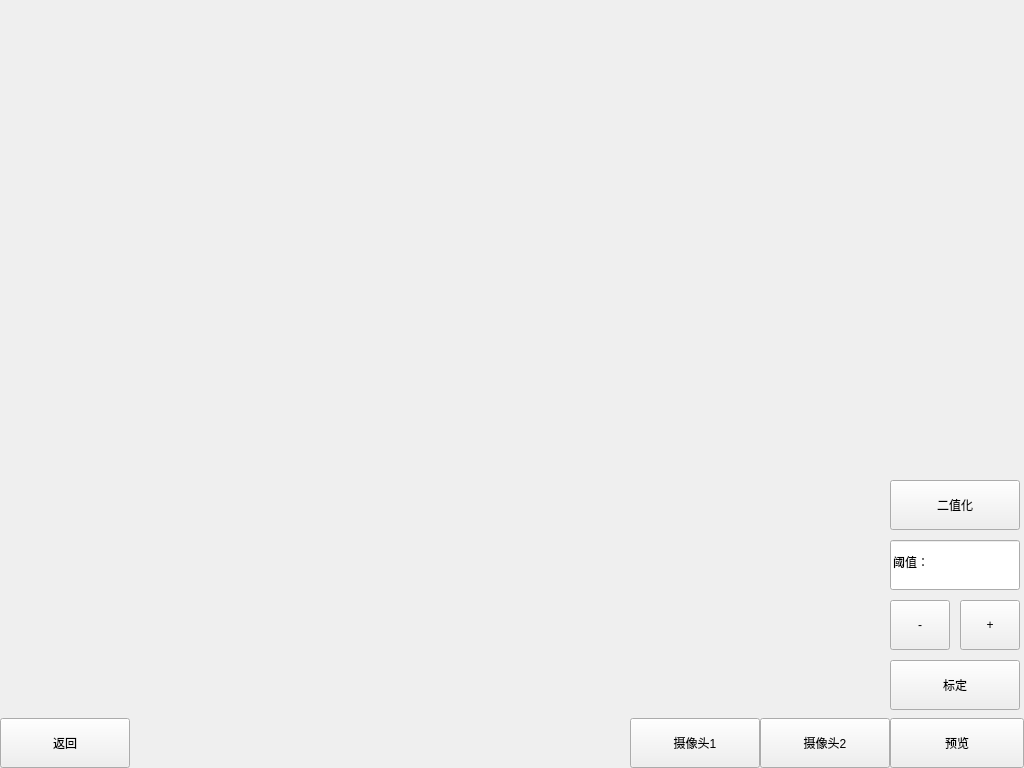
<?xml version="1.0" encoding="UTF-8"?>
<ui version="4.0">
 <class>FormCameraCalib</class>
 <widget class="QWidget" name="FormCameraCalib">
  <property name="geometry">
   <rect>
    <x>0</x>
    <y>0</y>
    <width>1024</width>
    <height>768</height>
   </rect>
  </property>
  <property name="windowTitle">
   <string>FormCameraCalib</string>
  </property>
  <widget class="QStackedWidget" name="page">
   <property name="geometry">
    <rect>
     <x>0</x>
     <y>0</y>
     <width>1024</width>
     <height>718</height>
    </rect>
   </property>
   <property name="currentIndex">
    <number>1</number>
   </property>
   <widget class="CameraWidgetCalib" name="page_1">
    <widget class="QPushButton" name="calib_1">
     <property name="geometry">
      <rect>
       <x>890</x>
       <y>660</y>
       <width>130</width>
       <height>50</height>
      </rect>
     </property>
     <property name="text">
      <string>标定</string>
     </property>
    </widget>
    <widget class="QPushButton" name="ezh_1">
     <property name="geometry">
      <rect>
       <x>890</x>
       <y>480</y>
       <width>130</width>
       <height>50</height>
      </rect>
     </property>
     <property name="text">
      <string>二值化</string>
     </property>
     <property name="checkable">
      <bool>true</bool>
     </property>
    </widget>
    <widget class="QImageLineEdit" name="yz_1">
     <property name="geometry">
      <rect>
       <x>890</x>
       <y>540</y>
       <width>130</width>
       <height>50</height>
      </rect>
     </property>
     <property name="whatsThis">
      <string>包装速度：?</string>
     </property>
     <property name="text">
      <string>阈值：</string>
     </property>
    </widget>
    <widget class="QPushButton" name="yzjian_1">
     <property name="geometry">
      <rect>
       <x>890</x>
       <y>600</y>
       <width>60</width>
       <height>50</height>
      </rect>
     </property>
     <property name="text">
      <string>-</string>
     </property>
     <property name="autoRepeat">
      <bool>true</bool>
     </property>
    </widget>
    <widget class="QPushButton" name="yzjia_1">
     <property name="geometry">
      <rect>
       <x>960</x>
       <y>600</y>
       <width>60</width>
       <height>50</height>
      </rect>
     </property>
     <property name="text">
      <string>+</string>
     </property>
     <property name="autoRepeat">
      <bool>true</bool>
     </property>
    </widget>
   </widget>
   <widget class="CameraWidgetCalib" name="page_2">
    <widget class="QPushButton" name="calib_2">
     <property name="geometry">
      <rect>
       <x>890</x>
       <y>660</y>
       <width>130</width>
       <height>50</height>
      </rect>
     </property>
     <property name="text">
      <string>标定</string>
     </property>
    </widget>
    <widget class="QPushButton" name="ezh_2">
     <property name="geometry">
      <rect>
       <x>890</x>
       <y>480</y>
       <width>130</width>
       <height>50</height>
      </rect>
     </property>
     <property name="text">
      <string>二值化</string>
     </property>
     <property name="checkable">
      <bool>true</bool>
     </property>
    </widget>
    <widget class="QPushButton" name="yzjian_2">
     <property name="geometry">
      <rect>
       <x>890</x>
       <y>600</y>
       <width>60</width>
       <height>50</height>
      </rect>
     </property>
     <property name="text">
      <string>-</string>
     </property>
     <property name="autoRepeat">
      <bool>true</bool>
     </property>
    </widget>
    <widget class="QImageLineEdit" name="yz_2">
     <property name="geometry">
      <rect>
       <x>890</x>
       <y>540</y>
       <width>130</width>
       <height>50</height>
      </rect>
     </property>
     <property name="whatsThis">
      <string>包装速度：?</string>
     </property>
     <property name="text">
      <string>阈值：</string>
     </property>
    </widget>
    <widget class="QPushButton" name="yzjia_2">
     <property name="geometry">
      <rect>
       <x>960</x>
       <y>600</y>
       <width>60</width>
       <height>50</height>
      </rect>
     </property>
     <property name="text">
      <string>+</string>
     </property>
     <property name="autoRepeat">
      <bool>true</bool>
     </property>
    </widget>
   </widget>
   <widget class="CameraWidgetJoint" name="page_3"/>
  </widget>
  <widget class="QPushButton" name="pushButton">
   <property name="geometry">
    <rect>
     <x>630</x>
     <y>718</y>
     <width>130</width>
     <height>50</height>
    </rect>
   </property>
   <property name="text">
    <string>摄像头1</string>
   </property>
   <property name="checkable">
    <bool>true</bool>
   </property>
  </widget>
  <widget class="QPushButton" name="pushButton_2">
   <property name="geometry">
    <rect>
     <x>760</x>
     <y>718</y>
     <width>130</width>
     <height>50</height>
    </rect>
   </property>
   <property name="text">
    <string>摄像头2</string>
   </property>
   <property name="checkable">
    <bool>true</bool>
   </property>
  </widget>
  <widget class="QPushButton" name="pushButton_3">
   <property name="geometry">
    <rect>
     <x>890</x>
     <y>718</y>
     <width>134</width>
     <height>50</height>
    </rect>
   </property>
   <property name="text">
    <string>预览</string>
   </property>
   <property name="checkable">
    <bool>true</bool>
   </property>
  </widget>
  <widget class="QPushButton" name="btn_back">
   <property name="geometry">
    <rect>
     <x>0</x>
     <y>718</y>
     <width>130</width>
     <height>50</height>
    </rect>
   </property>
   <property name="text">
    <string>返回</string>
   </property>
  </widget>
 </widget>
 <customwidgets>
  <customwidget>
   <class>CameraWidgetJoint</class>
   <extends>QWidget</extends>
   <header>CameraWidget.h</header>
   <container>1</container>
  </customwidget>
  <customwidget>
   <class>QImageLineEdit</class>
   <extends>QLineEdit</extends>
   <header>MWidget.h</header>
  </customwidget>
  <customwidget>
   <class>CameraWidgetCalib</class>
   <extends>QWidget</extends>
   <header>CameraWidget.h</header>
   <container>1</container>
  </customwidget>
 </customwidgets>
 <resources/>
 <connections/>
</ui>
